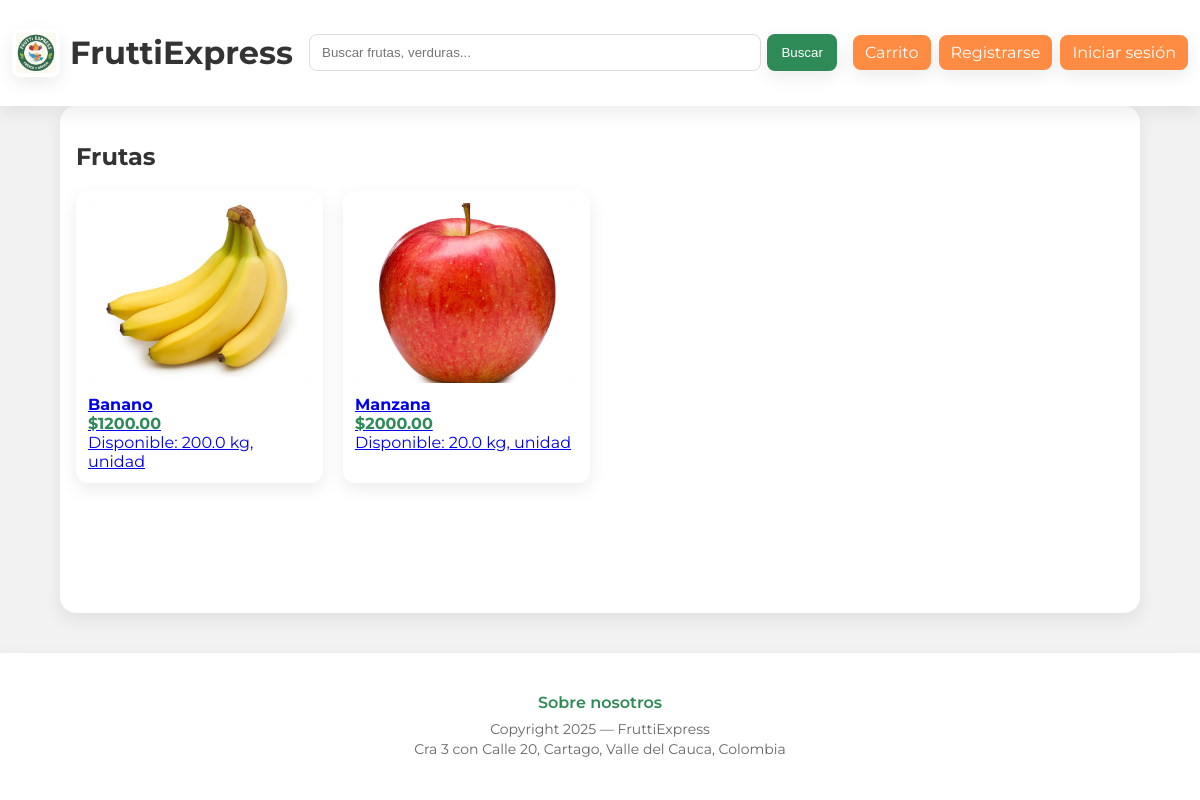
Screenshot of /categoria/Frutas with the database file from the repository.
### tables this page shows
CREATE TABLE products (
    id INTEGER PRIMARY KEY AUTOINCREMENT,
    nombre TEXT NOT NULL,
    categoria TEXT NOT NULL, -- 'Frutas','Verduras','Tuberculos','Otro'
    precio REAL NOT NULL,
    stock REAL DEFAULT 0, -- en kilos o unidades
    unidad TEXT DEFAULT 'kg', -- 'kg' o 'unit'
    tamanos TEXT, -- ejemplo: "pequeña,mediana,grande" (csv)
    opciones TEXT, -- ejemplo: "maduro,pinton" para banano
    descripcion TEXT,
    imagen TEXT
);

### app.py (the view)
@app.route('/categoria/<nombre>')
def categoria(nombre):
    productos = query_db("SELECT * FROM products WHERE categoria = ?", [nombre])
    return render_template('category.html', categoria=nombre, productos=productos, user=current_user())

### app.py (called while the page is built)
def get_db():
    db = getattr(g, '_database', None)
    if db is None:
        db = g._database = sqlite3.connect(DB_PATH)
        db.row_factory = sqlite3.Row
    return db

@app.teardown_appcontext
def close_connection(exception):
    db = getattr(g, '_database', None)
    if db is not None:
        db.close()

def query_db(query, args=(), one=False):
    cur = get_db().execute(query, args)
    rv = cur.fetchall()
    cur.close()
    return (rv[0] if rv else None) if one else rv

def current_user():
    if 'user_id' not in session:
        return None
    return query_db('SELECT * FROM users WHERE id = ?', [session['user_id']], one=True)

### templates/category.html (shortened to what this page needs)
<!doctype html>
<html lang="es">
  <head>
    <link rel="stylesheet" href="{{ url_for('static', filename='css/style.css') }}">
  </head>
  <body>
    {% include 'index_header.html' %}
    <main class="container">
      <h2 class="category-title">{{ categoria }}</h2>
      <div class="grid-products">
        {% for p in productos %}
          <div class="product-listing">
            <a href="{{ url_for('producto', pid=p['id']) }}">
              <img src="{{ url_for('static', filename='images/' ~ (p['imagen'] or 'placeholder.jpg')) }}" alt="{{ p['nombre'] }}">
              <div class="info">
                <strong>{{ p['nombre'] }}</strong>
                <div class="price">${{ '%.2f'|format(p['precio']) }}</div>
                <div class="stock">Disponible: {{ p['stock'] }} {{ p['unidad'] }}</div>
              </div>
            </a>
          </div>
        {% endfor %}
      </div>
    </main>
    {% include 'index_footer.html' %}
  </body>
</html>

### static/css/style.css (style rules this page uses)
:root { --verde:#2e8b57; --naranja:#ff8c42; --amarillo:#ffd26a; --rojo:#e07a5f; --blanco:#ffffff; --gris:#f2f2f2; --texto:#333; --sombra: 0 6px 18px rgba(0,0,0,0.08); }
* { box-sizing:border-box; }
body { font-family:'Montserrat',sans-serif; color:var(--texto); margin:0; background:var(--gris); min-height:100vh; display:flex; flex-direction:column; }
.container { max-width:1200px;margin:0 auto;padding:16px; }
main { padding:30px 20px; background:var(--blanco); border-radius:16px; box-shadow:var(--sombra); margin:30px auto; width:90%; flex:1; }
.grid-products { display:grid; grid-template-columns:repeat(auto-fill,minmax(220px,1fr)); gap:20px; }
.product-listing { background:var(--blanco); padding:12px; border-radius:12px; box-shadow:var(--sombra); transition:transform .2s ease-in-out; }
.product-listing img { width:100%; height:180px; object-fit:cover; object-position:center; border-radius:10px; background:#f0f0f0; }
.product-listing .info { padding-top:8px; }
.product-listing .price { color:var(--verde);font-weight:700; }

### rows the page displays
products: imagen (picture), nombre "Banano", precio "1200.00", stock "200.0", unidad "kg, unidad"
products: imagen (picture), nombre "Manzana", precio "2000.00", stock "20.0", unidad "kg, unidad"

### other values shown
{{ categoria }} "Frutas"
